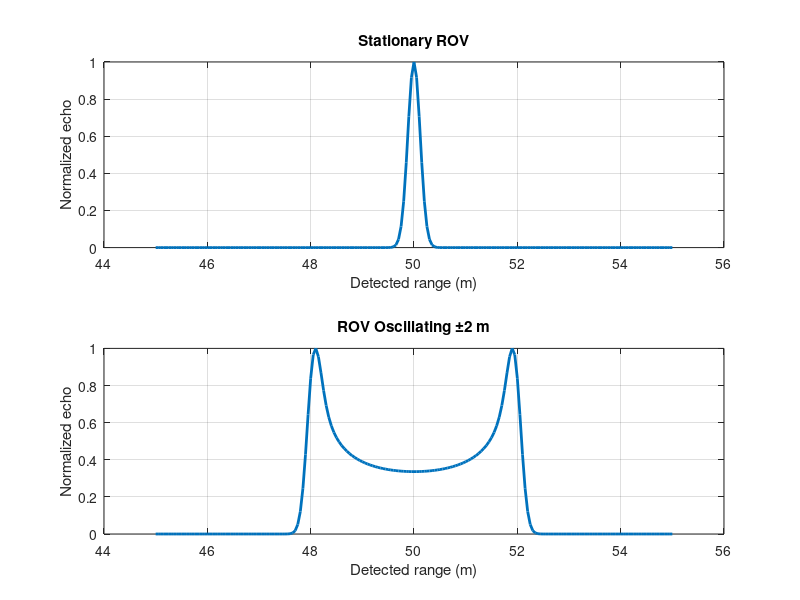

This chart was generated by the following MATLAB code:
N = 400;              % number of pings
ranges = 45:0.05:55;  % displayed range

sigma = 0.12;         % sonar resolution

stationary = zeros(size(ranges));
moving = zeros(size(ranges));

for k = 1:N

    %% Stationary
    r = 50;

    stationary = stationary + exp(-(ranges-r).^2/(2*sigma^2));

    %% Oscillating
    z = 500 + 2*sin(2*pi*k/N);

    r = 550 - z;

    moving = moving + exp(-(ranges-r).^2/(2*sigma^2));

end

stationary = stationary/max(stationary);
moving = moving/max(moving);

figure

subplot(2,1,1)
plot(ranges,stationary,'LineWidth',2)
xlabel('Detected range (m)')
ylabel('Normalized echo')
title('Stationary ROV')
grid on

subplot(2,1,2)
plot(ranges,moving,'LineWidth',2)
xlabel('Detected range (m)')
ylabel('Normalized echo')
title('ROV Oscillating \pm2 m')
grid on
